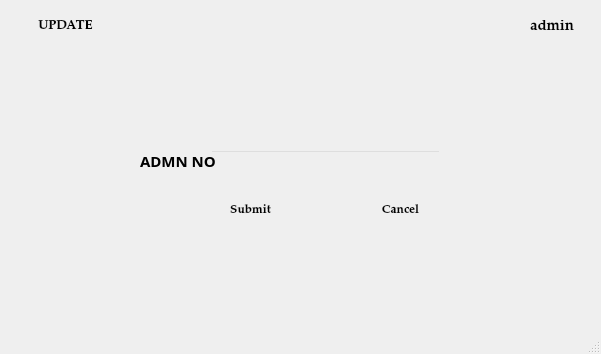
<?xml version="1.0" encoding="UTF-8"?>
<ui version="4.0">
 <class>mod2</class>
 <widget class="QMainWindow" name="mod2">
  <property name="geometry">
   <rect>
    <x>0</x>
    <y>0</y>
    <width>601</width>
    <height>354</height>
   </rect>
  </property>
  <property name="windowTitle">
   <string>MainWindow</string>
  </property>
  <widget class="QWidget" name="centralwidget">
   <widget class="QLabel" name="invalid">
    <property name="geometry">
     <rect>
      <x>150</x>
      <y>350</y>
      <width>251</width>
      <height>31</height>
     </rect>
    </property>
    <property name="font">
     <font>
      <family>MS Sans Serif</family>
     </font>
    </property>
    <property name="styleSheet">
     <string notr="true">color: rgb(255, 3, 3);</string>
    </property>
    <property name="text">
     <string/>
    </property>
   </widget>
   <widget class="QLabel" name="label">
    <property name="enabled">
     <bool>true</bool>
    </property>
    <property name="geometry">
     <rect>
      <x>-10</x>
      <y>-20</y>
      <width>751</width>
      <height>541</height>
     </rect>
    </property>
    <property name="frameShadow">
     <enum>QFrame::Plain</enum>
    </property>
    <property name="text">
     <string/>
    </property>
    <property name="pixmap">
     <pixmap resource="pic.qrc">:/newPrefix/ttt.jpg</pixmap>
    </property>
   </widget>
   <widget class="QPushButton" name="add">
    <property name="geometry">
     <rect>
      <x>10</x>
      <y>10</y>
      <width>111</width>
      <height>31</height>
     </rect>
    </property>
    <property name="font">
     <font>
      <family>Palatino Linotype</family>
      <pointsize>10</pointsize>
      <weight>75</weight>
      <bold>true</bold>
     </font>
    </property>
    <property name="acceptDrops">
     <bool>false</bool>
    </property>
    <property name="styleSheet">
     <string notr="true">background-color: rgb(255, 255, 255);</string>
    </property>
    <property name="text">
     <string>UPDATE</string>
    </property>
    <property name="checkable">
     <bool>false</bool>
    </property>
    <property name="default">
     <bool>true</bool>
    </property>
    <property name="flat">
     <bool>true</bool>
    </property>
   </widget>
   <widget class="QLabel" name="label_2">
    <property name="geometry">
     <rect>
      <x>500</x>
      <y>10</y>
      <width>31</width>
      <height>31</height>
     </rect>
    </property>
    <property name="text">
     <string/>
    </property>
    <property name="pixmap">
     <pixmap resource="pic.qrc">:/newPrefix/icon.png</pixmap>
    </property>
   </widget>
   <widget class="QLabel" name="label_3">
    <property name="geometry">
     <rect>
      <x>530</x>
      <y>20</y>
      <width>47</width>
      <height>13</height>
     </rect>
    </property>
    <property name="font">
     <font>
      <family>Palatino Linotype</family>
      <pointsize>11</pointsize>
      <weight>75</weight>
      <bold>true</bold>
     </font>
    </property>
    <property name="text">
     <string>admin</string>
    </property>
   </widget>
   <widget class="QLabel" name="label_13">
    <property name="geometry">
     <rect>
      <x>140</x>
      <y>150</y>
      <width>81</width>
      <height>21</height>
     </rect>
    </property>
    <property name="font">
     <font>
      <family>Myriad Pro Light</family>
      <pointsize>11</pointsize>
      <weight>75</weight>
      <bold>true</bold>
     </font>
    </property>
    <property name="text">
     <string>ADMN NO</string>
    </property>
   </widget>
   <widget class="QLineEdit" name="adid">
    <property name="geometry">
     <rect>
      <x>210</x>
      <y>150</y>
      <width>231</width>
      <height>21</height>
     </rect>
    </property>
    <property name="styleSheet">
     <string notr="true">background:transparent</string>
    </property>
   </widget>
   <widget class="QLabel" name="invalid_2">
    <property name="geometry">
     <rect>
      <x>240</x>
      <y>280</y>
      <width>151</width>
      <height>16</height>
     </rect>
    </property>
    <property name="font">
     <font>
      <family>MS Sans Serif</family>
      <pointsize>10</pointsize>
      <weight>75</weight>
      <bold>true</bold>
     </font>
    </property>
    <property name="styleSheet">
     <string notr="true">color:rgb(238, 0, 0)</string>
    </property>
    <property name="text">
     <string/>
    </property>
   </widget>
   <widget class="QPushButton" name="cancel">
    <property name="geometry">
     <rect>
      <x>360</x>
      <y>200</y>
      <width>81</width>
      <height>21</height>
     </rect>
    </property>
    <property name="font">
     <font>
      <family>Palatino Linotype</family>
      <pointsize>9</pointsize>
      <weight>75</weight>
      <bold>true</bold>
     </font>
    </property>
    <property name="acceptDrops">
     <bool>false</bool>
    </property>
    <property name="styleSheet">
     <string notr="true">background-color: rgb(255, 255, 255);</string>
    </property>
    <property name="text">
     <string>Cancel</string>
    </property>
    <property name="checkable">
     <bool>false</bool>
    </property>
    <property name="default">
     <bool>true</bool>
    </property>
    <property name="flat">
     <bool>true</bool>
    </property>
   </widget>
   <widget class="QPushButton" name="submit">
    <property name="geometry">
     <rect>
      <x>210</x>
      <y>200</y>
      <width>81</width>
      <height>21</height>
     </rect>
    </property>
    <property name="font">
     <font>
      <family>Palatino Linotype</family>
      <pointsize>9</pointsize>
      <weight>75</weight>
      <bold>true</bold>
     </font>
    </property>
    <property name="acceptDrops">
     <bool>false</bool>
    </property>
    <property name="styleSheet">
     <string notr="true">background-color: rgb(255, 255, 255);</string>
    </property>
    <property name="text">
     <string>Submit</string>
    </property>
    <property name="checkable">
     <bool>false</bool>
    </property>
    <property name="default">
     <bool>true</bool>
    </property>
    <property name="flat">
     <bool>true</bool>
    </property>
   </widget>
   <widget class="QLabel" name="invalid_3">
    <property name="geometry">
     <rect>
      <x>210</x>
      <y>170</y>
      <width>231</width>
      <height>31</height>
     </rect>
    </property>
    <property name="font">
     <font>
      <family>MS Shell Dlg 2</family>
      <pointsize>10</pointsize>
      <weight>50</weight>
      <bold>false</bold>
     </font>
    </property>
    <property name="styleSheet">
     <string notr="true">color:rgb(238, 0, 0)
</string>
    </property>
    <property name="text">
     <string/>
    </property>
    <property name="alignment">
     <set>Qt::AlignLeading|Qt::AlignLeft|Qt::AlignTop</set>
    </property>
   </widget>
  </widget>
  <widget class="QMenuBar" name="menubar">
   <property name="geometry">
    <rect>
     <x>0</x>
     <y>0</y>
     <width>601</width>
     <height>21</height>
    </rect>
   </property>
  </widget>
  <widget class="QStatusBar" name="statusbar"/>
 </widget>
 <tabstops>
  <tabstop>adid</tabstop>
  <tabstop>submit</tabstop>
  <tabstop>cancel</tabstop>
  <tabstop>add</tabstop>
 </tabstops>
 <resources>
  <include location="pic.qrc"/>
 </resources>
 <connections/>
</ui>
